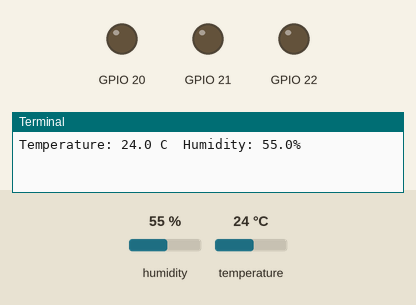
Simulated run of this program. Board: Raspberry Pi (BCM pin numbers). Shown: output pins drawn as LEDs (lit = HIGH), the last lines printed to the terminal. The test bench sets the inputs (shaded band); at power-on: temperature 24 °C, humidity 55 %. The clock reads 2024-03-15 10:24:30 at power-on unless the program sets it.

Above: at 1.2 s.
1.3 s: temperature set to 21 °C
7.7 s: temperature set to 18 °C
At 12.3 s:
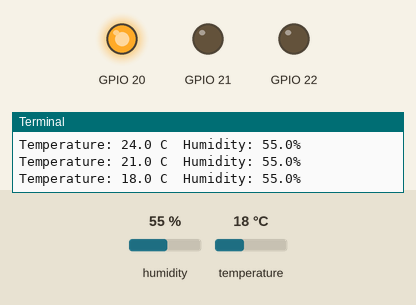
14.1 s: temperature set to 28 °C
At 17.4 s:
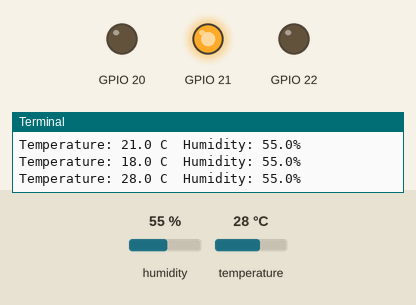
20.5 s: temperature set to 24 °C
At 23.7 s:
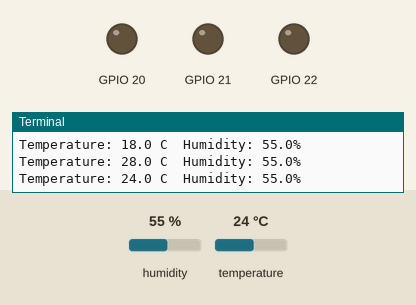
26.9 s: temperature set to 12 °C
At 28.8 s:
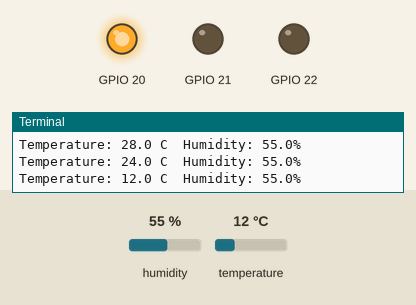
Timing chart, 0 to 30.3 s (numbered marks = the images above; inputs shaded):
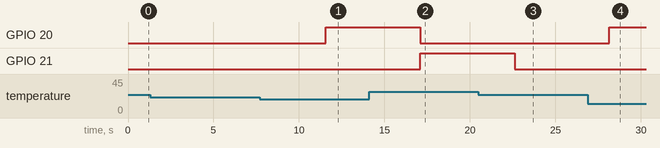

The program:

thermostat.py
```python
import Adafruit_DHT
import time
import RPi.GPIO as GPIO

# Set the sensor type and gpio pin
sensor = Adafruit_DHT.DHT11
gpio_pin = 4

# Set the low and high temperature thresholds
low_temp = 20
high_temp = 25

# Set the number of minutes to wait before turning on gpio pin 22
wait_minutes = 5

# Set the duration of time to keep gpio pin 22 on (in minutes)
duration = 2

# Set the gpio pin numbering scheme
GPIO.setmode(GPIO.BCM)

# Set gpio pins 20, 21, and 22 as outputs
GPIO.setup(20, GPIO.OUT)
GPIO.setup(21, GPIO.OUT)
GPIO.setup(22, GPIO.OUT)

# Set the start time
start_time = time.time()

while True:
  # Read the humidity and temperature
  humidity, temperature = Adafruit_DHT.read(sensor, gpio_pin)

  # If the read is successful, check the temperature and set the gpio pins accordingly
  if humidity is not None and temperature is not None:
    print("Temperature: {:.1f} C  Humidity: {}%".format(temperature, humidity))
    if temperature < low_temp:
      GPIO.output(20, GPIO.HIGH)
      GPIO.output(21, GPIO.LOW)
      start_time = time.time()
    elif temperature > high_temp:
      GPIO.output(20, GPIO.LOW)
      GPIO.output(21, GPIO.HIGH)
      start_time = time.time()
    else:
      GPIO.output(20, GPIO.LOW)
      GPIO.output(21, GPIO.LOW)
      # Check if the elapsed time is greater than the wait time
      elapsed_time = time.time() - start_time
      if elapsed_time > wait_minutes * 60:
        # Turn on gpio pin 22
        GPIO.output(22, GPIO.HIGH)
        # Wait for the duration of time specified
        time.sleep(duration * 60)
        # Turn off gpio pin 22
        GPIO.output(22, GPIO.LOW)
  else:
    print("Failed to retrieve data from sensor")

  # Wait for 5 seconds before taking the next reading
  time.sleep(5)
```

Measured:
- the behaviour switches between 20 and 19 °C on temperature (found by bisection; images 0 and 1)
- the behaviour switches between 26 and 25 °C on temperature (found by bisection; images 2 and 3)
- after the input at 7.7 s, GPIO 20: LOW → HIGH after 3.9 s
- after the input at 14.1 s, GPIO 20: HIGH → LOW after 3.0 s; GPIO 21: LOW → HIGH after 3.0 s
- after the input at 20.5 s, GPIO 21: HIGH → LOW after 2.1 s
- after the input at 26.9 s, GPIO 20: LOW → HIGH after 1.3 s
